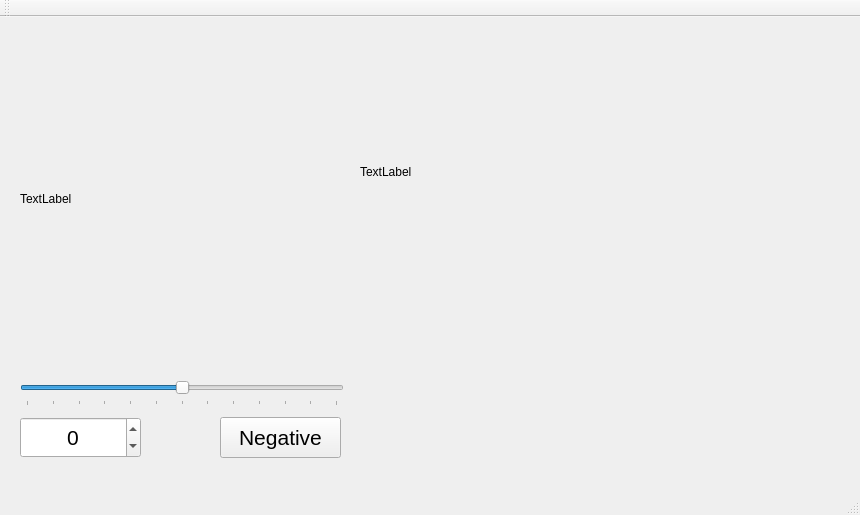
<?xml version="1.0" encoding="UTF-8"?>
<ui version="4.0">
 <class>MainWindow</class>
 <widget class="QMainWindow" name="MainWindow">
  <property name="geometry">
   <rect>
    <x>0</x>
    <y>0</y>
    <width>860</width>
    <height>515</height>
   </rect>
  </property>
  <property name="windowTitle">
   <string>MainWindow</string>
  </property>
  <widget class="QWidget" name="centralWidget">
   <widget class="QLabel" name="label_image">
    <property name="geometry">
     <rect>
      <x>20</x>
      <y>20</y>
      <width>324</width>
      <height>324</height>
     </rect>
    </property>
    <property name="text">
     <string>TextLabel</string>
    </property>
   </widget>
   <widget class="QPushButton" name="pushButton_negative">
    <property name="geometry">
     <rect>
      <x>220</x>
      <y>400</y>
      <width>121</width>
      <height>41</height>
     </rect>
    </property>
    <property name="font">
     <font>
      <pointsize>16</pointsize>
     </font>
    </property>
    <property name="text">
     <string>Negative</string>
    </property>
   </widget>
   <widget class="QSlider" name="horizontalSlider_angle">
    <property name="geometry">
     <rect>
      <x>20</x>
      <y>360</y>
      <width>324</width>
      <height>29</height>
     </rect>
    </property>
    <property name="minimum">
     <number>-360</number>
    </property>
    <property name="maximum">
     <number>360</number>
    </property>
    <property name="orientation">
     <enum>Qt::Horizontal</enum>
    </property>
    <property name="tickPosition">
     <enum>QSlider::TicksBelow</enum>
    </property>
    <property name="tickInterval">
     <number>60</number>
    </property>
   </widget>
   <widget class="QSpinBox" name="spinBox_angle">
    <property name="geometry">
     <rect>
      <x>20</x>
      <y>400</y>
      <width>121</width>
      <height>41</height>
     </rect>
    </property>
    <property name="font">
     <font>
      <pointsize>16</pointsize>
     </font>
    </property>
    <property name="alignment">
     <set>Qt::AlignCenter</set>
    </property>
    <property name="minimum">
     <number>-360</number>
    </property>
    <property name="maximum">
     <number>360</number>
    </property>
   </widget>
   <widget class="QLabel" name="label_video">
    <property name="geometry">
     <rect>
      <x>360</x>
      <y>20</y>
      <width>480</width>
      <height>270</height>
     </rect>
    </property>
    <property name="text">
     <string>TextLabel</string>
    </property>
   </widget>
  </widget>
  <widget class="QToolBar" name="mainToolBar">
   <attribute name="toolBarArea">
    <enum>TopToolBarArea</enum>
   </attribute>
   <attribute name="toolBarBreak">
    <bool>false</bool>
   </attribute>
  </widget>
  <widget class="QStatusBar" name="statusBar"/>
  <widget class="QMenuBar" name="menuBar">
   <property name="geometry">
    <rect>
     <x>0</x>
     <y>0</y>
     <width>860</width>
     <height>25</height>
    </rect>
   </property>
  </widget>
 </widget>
 <layoutdefault spacing="6" margin="11"/>
 <resources/>
 <connections/>
</ui>
